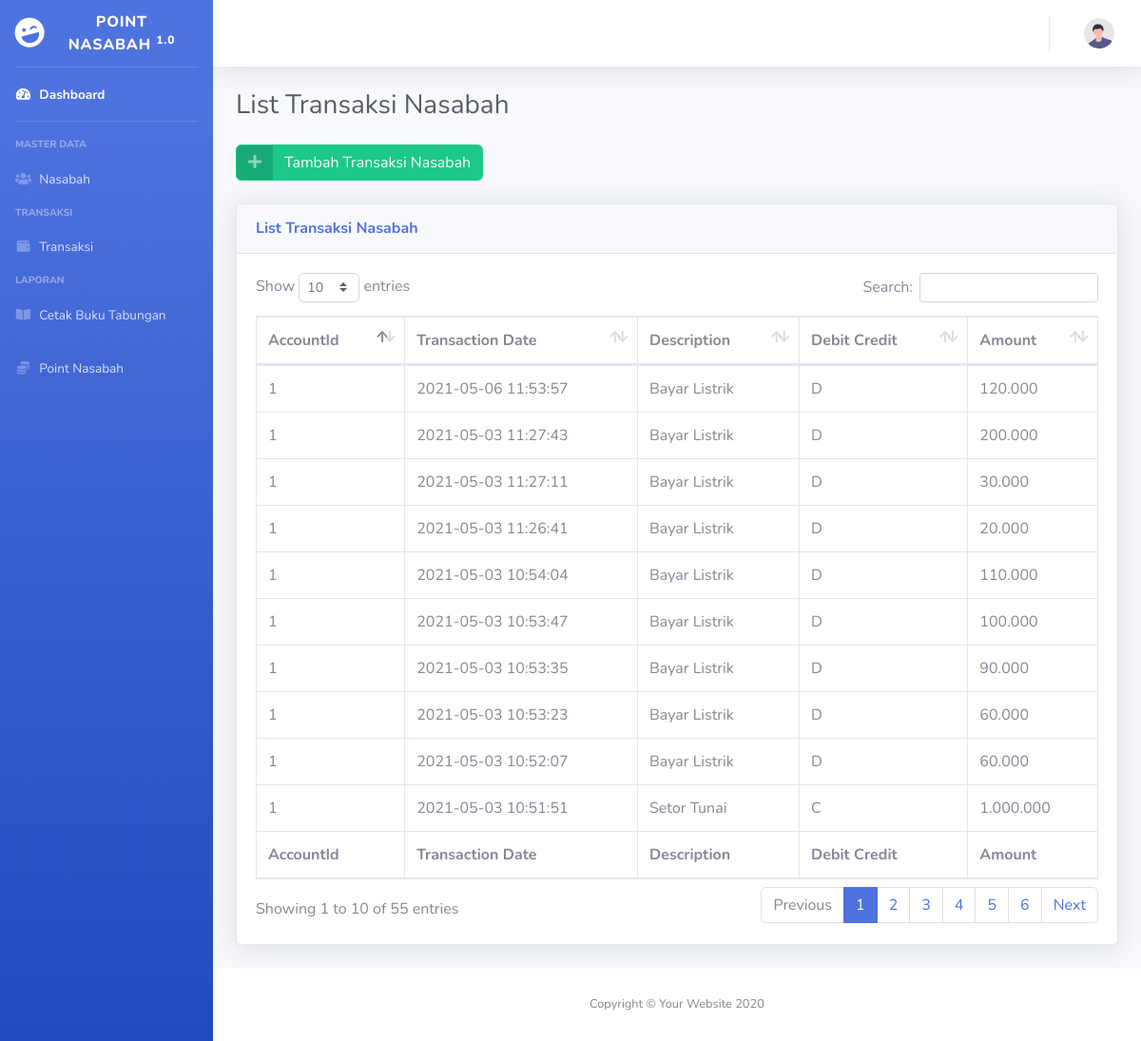
Screenshot of /index.php/admin/transaksi with the database file from the repository.
### tables this page shows
CREATE TABLE `transaksi` (
  `TransactionId` int(11) NOT NULL,
  `AccountId` int(11) NOT NULL,
  `TransactionDate` datetime NOT NULL,
  `Description` varchar(50) NOT NULL,
  `DebitCreditStatus` varchar(1) NOT NULL,
  `Amount` int(11) NOT NULL,
  `Balance` int(11) NOT NULL
);

### web/application/controllers/admin/Transaksi.php (called while the page is built, shortened)
<?php
class Transaksi extends CI_Controller {
    public function __construct()
    {
        $this->load->model('admin/M_transaksi','model');
    }
    public function index()
	{
        $transaksi = $this->getTransaksi();
        $data = array(
            'transaksi' => $transaksi
        );
        $this->load->view('admin/transaksi', $data);
    }
    private function getTransaksi(){
        $getTransaksi = $this->model->getTransaksi();
        return $getTransaksi;
    }
}

### web/index.php (called while the page is built, shortened)
<?php
require_once BASEPATH.'core/CodeIgniter.php';

### web/application/models/admin/M_transaksi.php (called while the page is built, shortened)
<?php
class M_transaksi extends CI_Model
{
    public function getTransaksi()
    {
        $this->db->order_by("TransactionId", "desc");
        $query = $this->db->get('Transaksi')->result_array();
        return $query;
    }
}

### web/application/views/admin/transaksi.php (the view, shortened to what this page needs)
<?php $this->load->view('admin/header');?>
<div class="container-fluid">
<h1 class="h3 mb-2 text-gray-800">List Transaksi Nasabah</h1>
<p class="mb-4"><a href="<?php echo base_url();?>transaksi/add" class="btn btn-success btn-icon-split">
                                        <span class="icon text-white-50">
                                            <i class="fas fa-plus"></i>
                                        </span>
                                        <span class="text">Tambah Transaksi Nasabah</span>
                                    </a></p>
<div class="card shadow mb-4">
    <div class="card-header py-3">
        <h6 class="m-0 font-weight-bold text-primary">List Transaksi Nasabah</h6>
    </div>
    <div class="card-body">
        <div class="table-responsive">
            <table class="table table-bordered" id="dataTable" width="100%" cellspacing="0">
                <thead>
                    <tr>
                        <th>AccountId</th>
                        <th>Transaction Date</th>
                        <th>Description</th>
                        <th>Debit Credit</th>
                        <th>Amount</th>
                    </tr>
                </thead>
                <tfoot>
                    <tr>
                        <th>AccountId</th>
                        <th>Transaction Date</th>
                        <th>Description</th>
                        <th>Debit Credit</th>
                        <th>Amount</th>
                    </tr>
                </tfoot>
                <tbody>
                    <?php
                        foreach ($transaksi as $key) {
                            echo "<tr>";
                                echo "<td>".$key['AccountId']."</td>";
                                echo "<td>".$key['TransactionDate']."</td>";
                                echo "<td>".$key['Description']."</td>";
                                echo "<td>".$key['DebitCreditStatus']."</td>";
                                echo "<td>".number_format($key['Amount'],0,',','.')."</td>";
                            echo "</tr>";
                        }
                    ?>
                </tbody>
            </table>
        </div>
    </div>
</div>
</div>
<?php $this->load->view('admin/footer');?>

### web/application/views/admin/header.php (shortened to what this page needs)
<!DOCTYPE html>
<html lang="en">
<head>
    <link href="<?php echo base_url(); ?>assets/fontawesome-free/css/all.min.css" rel="stylesheet" type="text/css">
    <link href="<?php echo base_url(); ?>css/sb-admin-2.min.css" rel="stylesheet">
    <link href="<?php echo base_url(); ?>assets/datatables/dataTables.bootstrap4.min.css" rel="stylesheet">
</head>
<body id="page-top">
    <div id="wrapper">
        <ul class="navbar-nav bg-gradient-primary sidebar sidebar-dark accordion" id="accordionSidebar">
            <a class="sidebar-brand d-flex align-items-center justify-content-center" href="index.html">
                <div class="sidebar-brand-icon rotate-n-15">
                    <i class="fas fa-laugh-wink"></i>
                </div>
                <div class="sidebar-brand-text mx-3">Point Nasabah <sup>1.0</sup></div>
            </a>
            <hr class="sidebar-divider my-0">
            <li class="nav-item active">
                <a class="nav-link" href="<?php echo base_url(); ?>admin">
                    <i class="fas fa-fw fa-tachometer-alt"></i>
                    <span>Dashboard</span></a>
            </li>
            <hr class="sidebar-divider">
            <div class="sidebar-heading">
                Master Data
            </div>
            <li class="nav-item">
                <a class="nav-link" href="<?php echo base_url(); ?>nasabah">
                    <i class="fas fa-fw fa-users"></i>
                    <span>Nasabah</span></a>
            </li>
            <div class="sidebar-heading">
                Transaksi
            </div>
            <li class="nav-item">
                <a class="nav-link" href="<?php echo base_url(); ?>transaksi">
                    <i class="fas fa-fw fa-wallet"></i>
                    <span>Transaksi</span></a>
            </li>
            <div class="sidebar-heading">
                Laporan
            </div>
            <li class="nav-item">
                <a class="nav-link" href="<?php echo base_url(); ?>mutasiNasabah">
                    <i class="fas fa-fw fa-book-open"></i>
                    <span>Cetak Buku Tabungan</span></a>
            </li>
            <li class="nav-item">
                <a class="nav-link" href="<?php echo base_url(); ?>mutasiPoint">
                    <i class="fas fa-fw fa-coins"></i>
                    <span>Point Nasabah</span></a>
            </li>
        </ul>
        <div id="content-wrapper" class="d-flex flex-column">
            <div id="content">
                <nav class="navbar navbar-expand navbar-light bg-white topbar mb-4 static-top shadow">
                    <ul class="navbar-nav ml-auto">
                        <li class="nav-item dropdown no-arrow">
                            <a class="nav-link dropdown-toggle" href="#" id="userDropdown" role="button" data-toggle="dropdown" aria-haspopup="true" aria-expanded="false">
                                <img class="img-profile rounded-circle" src="<?php echo base_url(); ?>img/undraw_profile.svg" src="img/undraw_profile.svg">
                            </a>
                        </li>
                    </ul>
                </nav>

### web/application/views/admin/footer.php (shortened to what this page needs)
</div>
<footer class="sticky-footer bg-white">
    <div class="container my-auto">
        <div class="copyright text-center my-auto">
            <span>Copyright &copy; Your Website 2020</span>
        </div>
    </div>
</footer>
</div>
</div>
</body>
</html>

### rows the page displays
transaksi: AccountId "1", TransactionDate "2021-05-06 11:53:57", Description "Bayar Listrik", DebitCreditStatus "D", Amount "120.000"
transaksi: AccountId "1", TransactionDate "2021-05-03 11:27:43", Description "Bayar Listrik", DebitCreditStatus "D", Amount "200.000"
transaksi: AccountId "1", TransactionDate "2021-05-03 11:27:11", Description "Bayar Listrik", DebitCreditStatus "D", Amount "30.000"
transaksi: AccountId "1", TransactionDate "2021-05-03 11:26:41", Description "Bayar Listrik", DebitCreditStatus "D", Amount "20.000"
transaksi: AccountId "1", TransactionDate "2021-05-03 10:54:04", Description "Bayar Listrik", DebitCreditStatus "D", Amount "110.000"
transaksi: AccountId "1", TransactionDate "2021-05-03 10:53:47", Description "Bayar Listrik", DebitCreditStatus "D", Amount "100.000"
transaksi: AccountId "1", TransactionDate "2021-05-03 10:53:35", Description "Bayar Listrik", DebitCreditStatus "D", Amount "90.000"
transaksi: AccountId "1", TransactionDate "2021-05-03 10:53:23", Description "Bayar Listrik", DebitCreditStatus "D", Amount "60.000"
transaksi: AccountId "1", TransactionDate "2021-05-03 10:52:07", Description "Bayar Listrik", DebitCreditStatus "D", Amount "60.000"
transaksi: AccountId "1", TransactionDate "2021-05-03 10:51:51", Description "Setor Tunai", DebitCreditStatus "C", Amount "1.000.000"
